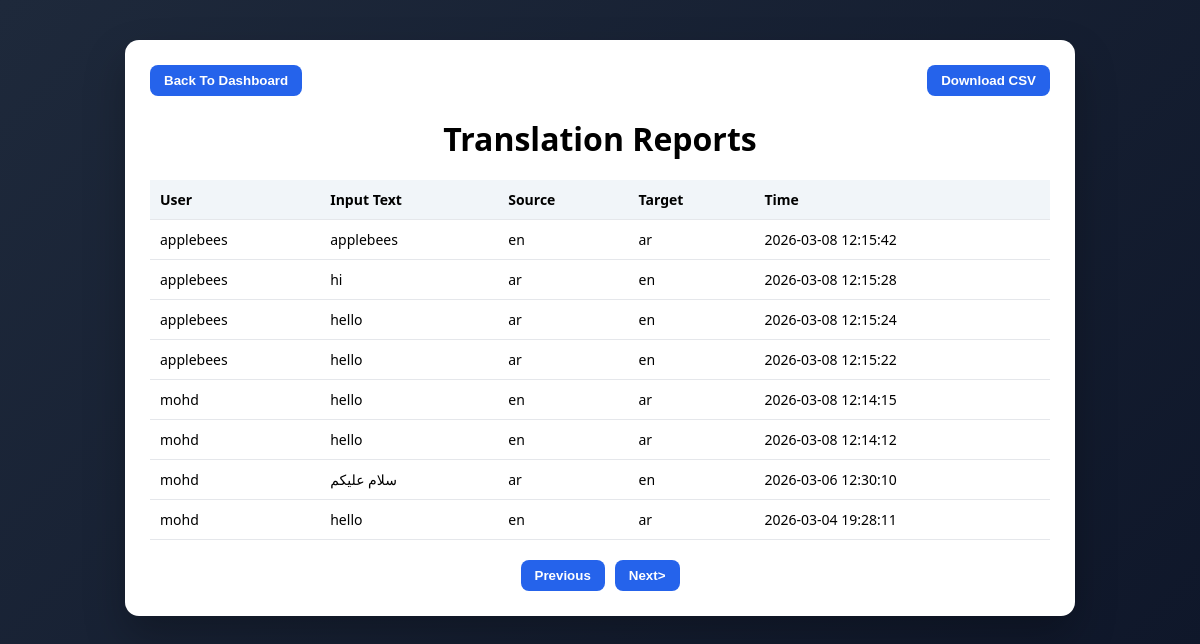
The app's page /reports (signed in) with its own data.
### tables this page shows
CREATE TABLE translation_logs (
      id INTEGER PRIMARY KEY AUTOINCREMENT,
      user_id INTEGER,
      input_text TEXT,
      source TEXT,
      target TEXT,
      timestamp DATETIME DEFAULT CURRENT_TIMESTAMP,
      FOREIGN KEY(user_id) REFERENCES users(id)
    );

CREATE TABLE users (
      id INTEGER PRIMARY KEY AUTOINCREMENT,
      username TEXT UNIQUE NOT NULL,
      email TEXT,
      password TEXT NOT NULL,
      is_admin INTEGER DEFAULT 1
    );

### app.py (the view)
@app.route("/reports")
def reports():
  if session.get("is_admin") != 1:
    return "forbidden", 403
  page = request.args.get("page", 1, type=int)
  per_page = 10
  offset = (page - 1) * per_page
  conn = sqlite3.connect("users.db")
  cursor = conn.cursor()
  cursor.execute("""
    SELECT users.username, translation_logs.input_text,
      translation_logs.source, translation_logs.target,
      translation_logs.timestamp
    FROM translation_logs
    JOIN users ON translation_logs.user_id = users.id
    ORDER BY translation_logs.timestamp DESC
    LIMIT ? OFFSET ?
  """, (per_page, offset))
  logs = cursor.fetchall()
  conn.close()
  return render_template("reports.html", logs=logs, page=page)

### templates/reports.html (shortened to what this page needs)
<!DOCTYPE html>
<html lang="en">
<head>
  <link rel="stylesheet" href="{{ url_for('static', filename='reports.css') }}">
</head>
<body>
<div class="container">
  <div class="top-bar">
    <button onclick="window.location.href='/admin-dashboard'">Back To Dashboard</button>
    <a href="/download-logs">
      <button>Download CSV</button>
    </a>
  </div>
  <h1>Translation Reports</h1>
  <table>
    <thead>
      <tr>
        <th>User</th>
        <th>Input Text</th>
        <th>Source</th>
        <th>Target</th>
        <th>Time</th>
      </tr>
    </thead>
    <tbody>
      {% for log in logs %}
      <tr>
        <td>{{ log[0] }}</td>
        <td>{{ log[1] }}</td>
        <td>{{ log[2] }}</td>
        <td>{{ log[3] }}</td>
        <td>{{ log[4] }}</td>
      </tr>
      {% endfor %}
    </tbody>
  </table>
  <div class="pagination">
    <button onclick="window.location.href='/reports?page={{ page-1 }}'">Previous</button>
    <button onclick="window.location.href='/reports?page={{ page+1 }}'">Next></button>
  </div>
</div>
<body>

### static/reports.css (style rules this page uses)
body { font-family: "Segoe UI", Tahoma, Geneva, Verdana, sans-serif; background: linear-gradient(135deg,#1e293b,#0f172a); margin:0; padding:40px; display:flex; justify-content:center; }
.container { background:white; width:900px; border-radius:14px; padding:25px; box-shadow:0 20px 40px rgba(0,0,0,0.25); }
h1 { text-align:center; margin-bottom:20px; }
table { width:100%; border-collapse:collapse; }
th, td { padding:10px; border-bottom:1px solid #e5e7eb; text-align:left; font-size:14px; }
th { background:#f1f5f9; }
.pagination { margin-top:20px; display:flex; justify-content:center; gap:10px; }
button { padding:8px 14px; border:none; border-radius:8px; background:#2563eb; color:white; font-weight:600; cursor:pointer; }
.top-bar { display:flex; justify-content:space-between; margin-bottom:15px; }

### records on screen
translation_logs: username "applebees", input_text "applebees", source "en", target "ar", timestamp "2026-03-08 12:15:42"
translation_logs: username "applebees", input_text "hi", source "ar", target "en", timestamp "2026-03-08 12:15:28"
translation_logs: username "applebees", input_text "hello", source "ar", target "en", timestamp "2026-03-08 12:15:24"
translation_logs: username "applebees", input_text "hello", source "ar", target "en", timestamp "2026-03-08 12:15:22"
translation_logs: username "mohd", input_text "hello", source "en", target "ar", timestamp "2026-03-08 12:14:15"
translation_logs: username "mohd", input_text "hello", source "en", target "ar", timestamp "2026-03-08 12:14:12"
translation_logs: username "mohd", input_text "سلام عليكم", source "ar", target "en", timestamp "2026-03-06 12:30:10"
translation_logs: username "mohd", input_text "hello", source "en", target "ar", timestamp "2026-03-04 19:28:11"
